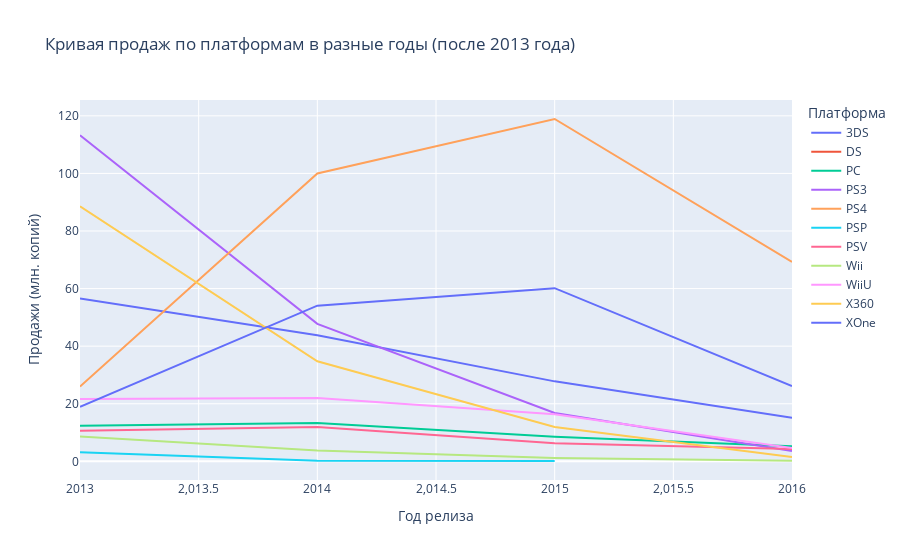

The notebook cell this image was saved under:
### Markdown cell above
Посмотрим рост\падение

### Code cell
# группируем данные по платформам и годам и суммируем продажи
platform_year_sales = act_data.groupby(['platform', 'year_of_release'])['sales'].sum().reset_index()

fig = px.line(platform_year_sales, x='year_of_release', y='sales', color='platform',
              labels={'year_of_release': 'Год релиза', 'sales': 'Продажи (млн. копий)', 'platform': 'Платформа'},
              title='Кривая продаж по платформам в разные годы (после 2013 года)')
fig.show()

### Figure 1 — Plotly figure (JSON) as saved in the notebook; plotly's stock layout.template omitted (floating-point values rounded to 4 significant figures)
{"data": [{"hovertemplate": "Платформа=3DS<br>Год релиза=%{x}<br>Продажи (млн. копий)=%{y}<extra></extra>", "legendgroup": "3DS", "line": {"color": "#636efa", "dash": "solid"}, "marker": {"symbol": "circle"}, "mode": "lines", "name": "3DS", "orientation": "v", "showlegend": true, "type": "scatter", "x": [2013, 2014, 2015, 2016], "xaxis": "x", "y": [56.57, 43.76, 27.78, 15.14], "yaxis": "y"}, {"hovertemplate": "Платформа=DS<br>Год релиза=%{x}<br>Продажи (млн. копий)=%{y}<extra></extra>", "legendgroup": "DS", "line": {"color": "#EF553B", "dash": "solid"}, "marker": {"symbol": "circle"}, "mode": "lines", "name": "DS", "orientation": "v", "showlegend": true, "type": "scatter", "x": [2013], "xaxis": "x", "y": [1.54], "yaxis": "y"}, {"hovertemplate": "Платформа=PC<br>Год релиза=%{x}<br>Продажи (млн. копий)=%{y}<extra></extra>", "legendgroup": "PC", "line": {"color": "#00cc96", "dash": "solid"}, "marker": {"symbol": "circle"}, "mode": "lines", "name": "PC", "orientation": "v", "showlegend": true, "type": "scatter", "x": [2013, 2014, 2015, 2016], "xaxis": "x", "y": [12.38, 13.28, 8.52, 5.25], "yaxis": "y"}, {"hovertemplate": "Платформа=PS3<br>Год релиза=%{x}<br>Продажи (млн. копий)=%{y}<extra></extra>", "legendgroup": "PS3", "line": {"color": "#ab63fa", "dash": "solid"}, "marker": {"symbol": "circle"}, "mode": "lines", "name": "PS3", "orientation": "v", "showlegend": true, "type": "scatter", "x": [2013, 2014, 2015, 2016], "xaxis": "x", "y": [113.2, 47.76, 16.82, 3.6], "yaxis": "y"}, {"hovertemplate": "Платформа=PS4<br>Год релиза=%{x}<br>Продажи (млн. копий)=%{y}<extra></extra>", "legendgroup": "PS4", "line": {"color": "#FFA15A", "dash": "solid"}, "marker": {"symbol": "circle"}, "mode": "lines", "name": "PS4", "orientation": "v", "showlegend": true, "type": "scatter", "x": [2013, 2014, 2015, 2016], "xaxis": "x", "y": [25.99, 100, 118.9, 69.25], "yaxis": "y"}, {"hovertemplate": "Платформа=PSP<br>Год релиза=%{x}<br>Продажи (млн. копий)=%{y}<extra></extra>", "legendgroup": "PSP", "line": {"color": "#19d3f3", "dash": "solid"}, "marker": {"symbol": "circle"}, "mode": "lines", "name": "PSP", "orientation": "v", "showlegend": true, "type": "scatter", "x": [2013, 2014, 2015], "xaxis": "x", "y": [3.14, 0.24, 0.12], "yaxis": "y"}, {"hovertemplate": "Платформа=PSV<br>Год релиза=%{x}<br>Продажи (млн. копий)=%{y}<extra></extra>", "legendgroup": "PSV", "line": {"color": "#FF6692", "dash": "solid"}, "marker": {"symbol": "circle"}, "mode": "lines", "name": "PSV", "orientation": "v", "showlegend": true, "type": "scatter", "x": [2013, 2014, 2015, 2016], "xaxis": "x", "y": [10.59, 11.9, 6.25, 4.25], "yaxis": "y"}, {"hovertemplate": "Платформа=Wii<br>Год релиза=%{x}<br>Продажи (млн. копий)=%{y}<extra></extra>", "legendgroup": "Wii", "line": {"color": "#B6E880", "dash": "solid"}, "marker": {"symbol": "circle"}, "mode": "lines", "name": "Wii", "orientation": "v", "showlegend": true, "type": "scatter", "x": [2013, 2014, 2015, 2016], "xaxis": "x", "y": [8.59, 3.75, 1.14, 0.18], "yaxis": "y"}, {"hovertemplate": "Платформа=WiiU<br>Год релиза=%{x}<br>Продажи (млн. копий)=%{y}<extra></extra>", "legendgroup": "WiiU", "line": {"color": "#FF97FF", "dash": "solid"}, "marker": {"symbol": "circle"}, "mode": "lines", "name": "WiiU", "orientation": "v", "showlegend": true, "type": "scatter", "x": [2013, 2014, 2015, 2016], "xaxis": "x", "y": [21.65, 22.03, 16.35, 4.6], "yaxis": "y"}, {"hovertemplate": "Платформа=X360<br>Год релиза=%{x}<br>Продажи (млн. копий)=%{y}<extra></extra>", "legendgroup": "X360", "line": {"color": "#FECB52", "dash": "solid"}, "marker": {"symbol": "circle"}, "mode": "lines", "name": "X360", "orientation": "v", "showlegend": true, "type": "scatter", "x": [2013, 2014, 2015, 2016], "xaxis": "x", "y": [88.58, 34.74, 11.96, 1.52], "yaxis": "y"}, {"hovertemplate": "Платформа=XOne<br>Год релиза=%{x}<br>Продажи (млн. копий)=%{y}<extra></extra>", "legendgroup": "XOne", "line": {"color": "#636efa", "dash": "solid"}, "marker": {"symbol": "circle"}, "mode": "lines", "name": "XOne", "orientation": "v", "showlegend": true, "type": "scatter", "x": [2013, 2014, 2015, 2016], "xaxis": "x", "y": [18.96, 54.07, 60.14, 26.15], "yaxis": "y"}], "layout": {"legend": {"title": {"text": "Платформа"}, "tracegroupgap": 0}, "title": {"text": "Кривая продаж по платформам в разные годы (после 2013 года)"}, "xaxis": {"anchor": "y", "domain": [0, 1], "title": {"text": "Год релиза"}}, "yaxis": {"anchor": "x", "domain": [0, 1], "title": {"text": "Продажи (млн. копий)"}}}}
